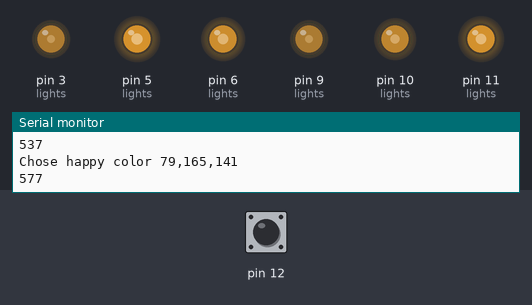
The sketch below on a simulated Arduino Uno, built with avr-gcc and run on an emulated ATmega328P. On the bench: output pins drawn as LEDs (lit = HIGH), the last lines printed to the serial monitor. The inputs (shaded band) are chosen by the test bench; at power-on: pin 12 HIGH. Random numbers use the default seed unless the sketch sets one.

Above: at 1.2 s.
1.3 s: pin 12 pulled LOW for 1 s
At 3.8 s:
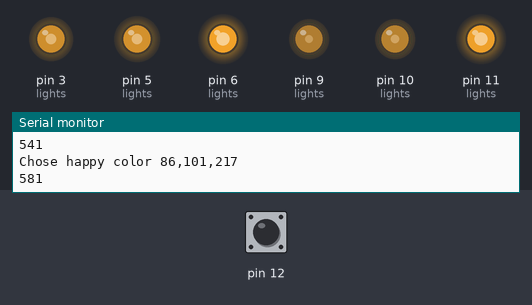
4.3 s: pin 12 pulled LOW for 0.15 s
At 5.3 s:
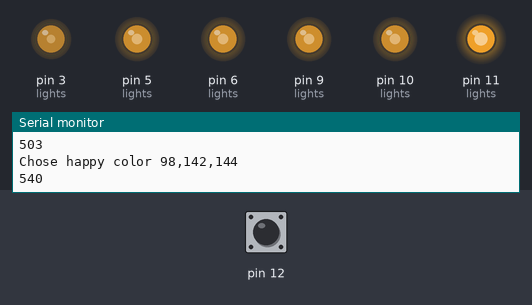
7.4 s: pin 12 pulled LOW for 0.15 s
At 10.2 s:
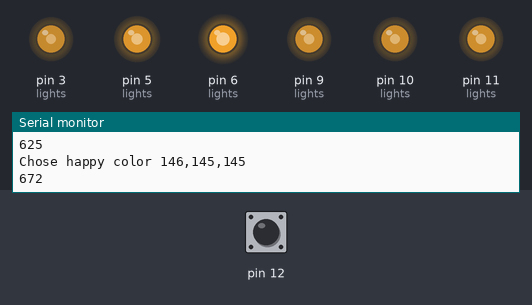
10.4 s: pin 12 pulled LOW for 3.2 s
At 14.5 s:
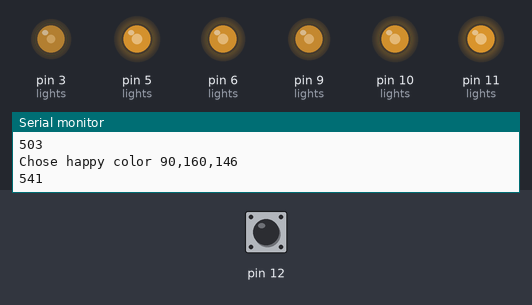
15.1 s: pin 12 pulled LOW for 0.15 s
18.1 s: pin 12 pulled LOW for 1 s
Timing chart, 0 to 29.8 s (numbered marks = the images above; inputs shaded):
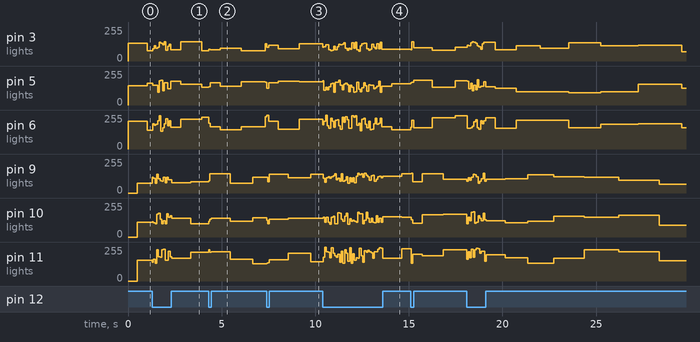

The sketch:

Moody_Party_Lights.ino
```cpp
int lights[2][3] = {{3,5,6}, {9,10,11}};

int happyMinimums[] = {75,95,128};
int happyMaximums[] = {150,190,255};
int sadMinimums[] = {0,0,128};
int sadMaximums[] = {20,20,255};
int testValues[] = {20,20,255};


long blinkTimer = 0;
long happyBlinkTime = 500;
long sadBlinkTime = 5000;
long sadTime = 60000;
long sadTimer = 0;
long fadeTimers[] = {0,0};
int activeColors[2][3] = {{0,0,0},{0,0,0}};
int nextBlinkIndex = 0;

long lastMillis = 0;

void setup() {
  // put your setup code here, to run once:
  pinMode(12, INPUT_PULLUP);
  setLight(0, testValues);
  randomSeed(analogRead(5));
  sadTimer = sadTime;
  lastMillis = millis();

  Serial.begin(9600);
}

void loop() {

  // put your main code here, to run repeatedly:
  long time = millis();
  long delta = time - lastMillis;

  sadTimer -= delta;
  sadTimer = max(sadTimer,0);
  blinkTimer -= delta;
  fadeTimers[0] -= delta;
  fadeTimers[0] = max(fadeTimers[0], 0);
  fadeTimers[1] -= delta;
  fadeTimers[1] = max(fadeTimers[1], 0);


  float happinessPercent = (float)sadTimer / sadTime;

  if (blinkTimer <= 0) {

    int happyColor[3];
    randomizeColor(happyMinimums, happyMaximums, happyColor);
    Serial.print("Chose happy color ");
    Serial.print(happyColor[0]);
    Serial.print(",");
    Serial.print(happyColor[1]);
    Serial.print(",");
    Serial.println(happyColor[2]);
    int sadColor[3];
    randomizeColor(sadMinimums, sadMaximums, sadColor);
    lerpColor(sadColor, happyColor, happinessPercent, activeColors[nextBlinkIndex]);

    setLight(nextBlinkIndex, activeColors[nextBlinkIndex]);


    nextBlinkIndex++;
    nextBlinkIndex %= sizeof(fadeTimers)/sizeof(long);
    blinkTimer = lerp(sadBlinkTime, happyBlinkTime, happinessPercent);
    Serial.println(blinkTimer);

  }

  if (digitalRead(12) == LOW) {
    sadTimer = sadTime;
    blinkTimer = 0;
    Serial.println("RESET");
  }

  lastMillis = time;
}

void lerpColor(int* a, int* b, float t, int* dest) {
  for (int i = 0; i <= 2; i++) {
    dest[i] = lerp(a[i], b[i], t);
  }
}

int lerp(int a, int b, float t) {
  return (int)(a+(b-a)*t);
}

void randomizeColor(int* min, int* max, int* dest) {
  for (int i = 0; i <= 2; i++) {
    dest[i] = random(min[i], max[i]);
  }
}

void setLight(int index, int* color) {
  for (int i = 0; i <= 2; i++) {
    analogWrite(lights[index][i], color[i]);
  }
}
```
